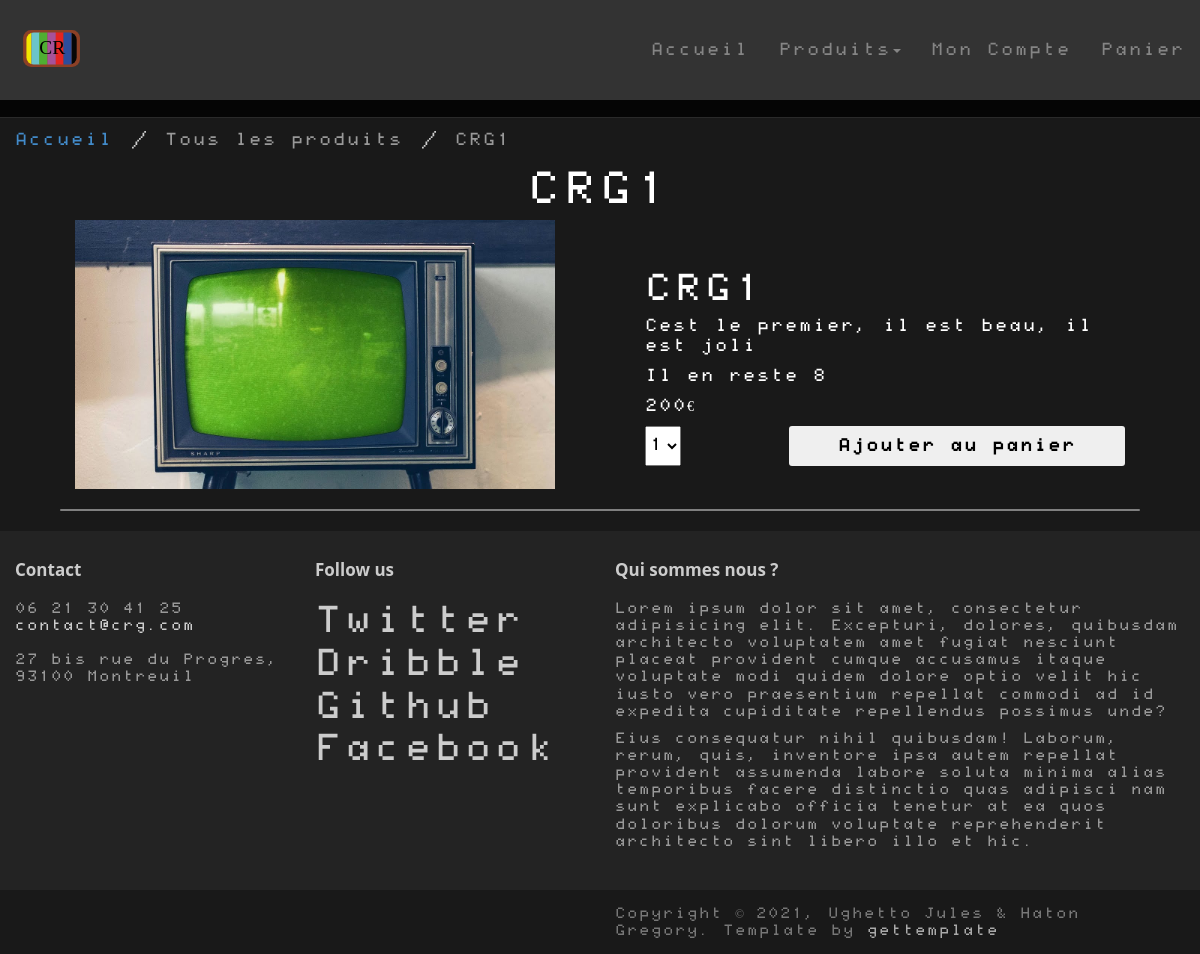
Page /fiche_produit.php?product=CRG1 on the committed database.
### tables this page shows
CREATE TABLE `produits` (
  `id_produit` int(1) NOT NULL AUTO_INCREMENT,
  `stock` int(4) NOT NULL,
  `prix` float NOT NULL,
  `nom_produit` varchar(20) NOT NULL,
  `url_img_produit` text NOT NULL,
  `description_produit` text NOT NULL,
  PRIMARY KEY (`id_produit`)
);

### ressources/config_produit.php (called while the page is built)
<?php
if(isset($_GET['product']))
{
    $product = $_GET['product'];
    $queryProduct = $pdo->prepare("SELECT * FROM `produits` WHERE nom_produit = ?");
    $queryProduct->execute(array($product));
    $dataProduct = $queryProduct->fetch();
    $productStock = $dataProduct['stock'];
    $productPrice = $dataProduct['prix'];
    $productImg = $dataProduct['url_img_produit'];
    $productDesc = $dataProduct['description_produit'];
}
else {
  header('Location: 404.php');
}
if($productStock > 10) {
  $availability = 'En Stock';
}
  else if($productStock > 0) {
    $availability = 'Il en reste ' . $productStock;
  }
  else {
    $availability = 'Non disponible';
  }
?>

### fiche_produit.php (the view, shortened to what this page needs)
<?php include 'ressources/templates/header.php'; ?>
<?php include 'ressources/config_produit.php'; ?>
<main class="container" id="panier">
  <ul class="breadcrumb">
    <li><a href="index.html">Accueil</a></li>
    <li class="active">Tous les produits</li>
    <li class="active"><?php echo $product ?></li>
  </ul>
  <section class="col-xs-12 maincontent row" id="cartarticles">
    <h1 class="page-title"><?php echo $product ?></h1>
    <article class="col-md-6 col-sm-8 cartarticle">
      <img class = "productimg" src="ressources/imgs/<?php echo $productImg ?>" alt="<?php echo "$product . 'img'"?>">
      <div class = "productoutext">
        <h2><?php echo $product ?></h2>
        <p><?php echo $productDesc ?></p>
        <p><?php echo $availability ?></p>
        <p class="price"><?php echo $productPrice ?>€</p>
        <form id="ajoutpanier" method="post">
          <select id="nbajout" name="nbajout">
            <option class="dropdown-item" value="1">1</option>
          </select>
          <input class="btn btn-secondary" id="butajout" type="submit" value="Ajouter au panier"></input>
        </form>
      </div>
    </article>
    <div class="greybar"></div>
  </section>
</main>
<?php include 'ressources/templates/footer.php'; ?>

### ressources/css/main.css (style rules this page uses)
h1, h2, h3, h4, h5, h6 { font-family:"Open sans", Helvetica, Arial; }
h1, .h1, h2, .h2, h3, .h3 { margin-top:30px; }
.page-title { margin-top:20px; font-weight:300; }
.breadcrumb { background:none; padding:0; margin:30px 0 0px 0; }
img { max-width:100%; }

### ressources/css/crg.css (style rules this page uses)
.container { width: 100vw; font-family: "Minitel"; }
h2 { font-family: "Minitel"; }
main { position: relative; top: 100px; margin-bottom: 100px; width: 100vw; }
.page-title { font-family: "Minitel"; color: white; }
.productimg { width: 40vw; height: 22.47vw; }
.btn { width: 100%; }
#cartarticles { width: 100vw; display: flex; flex-direction: column; align-items: center; }
.cartarticle { width: 90vw; display: flex; justify-content: space-between; align-items: center; color: white; flex-wrap: wrap; }
.greybar { width: 90vw; height: 2px; background-color: gray; border-radius: 2px; margin: 20px; }
#panier { background-color: #191919; }
.productoutext { display: flex; flex-direction: column; width: 40vw; }
#ajoutpanier { display: flex; justify-content: space-between; }
#butajout { width: 70%; }

### rows in the picture
produits: url_img_produit (picture), description_produit "Cest le premier, il est beau, il est joli", stock "Il en reste 8", prix "200"

### other values in the picture
$product "CRG1"
